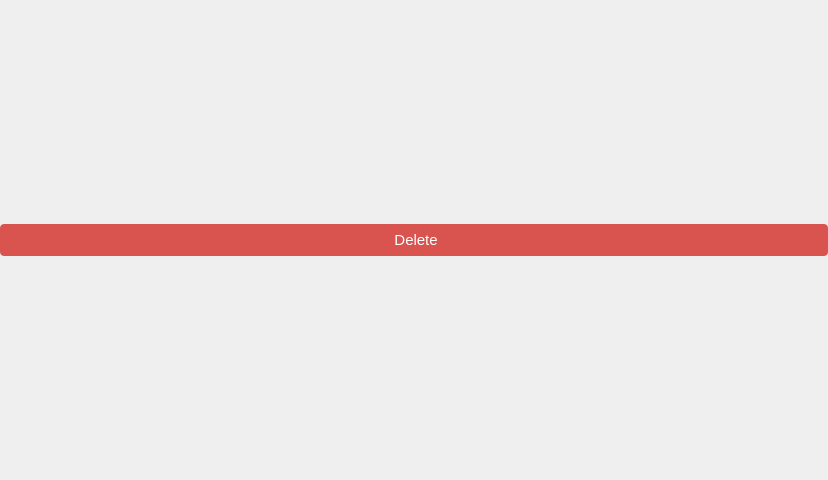
<?xml version="1.0" encoding="UTF-8"?>
<ui version="4.0">
 <class>DeleteButton</class>
 <widget class="QWidget" name="DeleteButton">
  <property name="geometry">
   <rect>
    <x>0</x>
    <y>0</y>
    <width>828</width>
    <height>480</height>
   </rect>
  </property>
  <property name="cursor">
   <cursorShape>PointingHandCursor</cursorShape>
  </property>
  <property name="windowTitle">
   <string>Form</string>
  </property>
  <layout class="QGridLayout" name="gridLayout">
   <property name="leftMargin">
    <number>0</number>
   </property>
   <property name="topMargin">
    <number>0</number>
   </property>
   <property name="rightMargin">
    <number>0</number>
   </property>
   <property name="bottomMargin">
    <number>0</number>
   </property>
   <property name="spacing">
    <number>0</number>
   </property>
   <item row="0" column="0">
    <widget class="QPushButton" name="pushButton">
     <property name="minimumSize">
      <size>
       <width>0</width>
       <height>32</height>
      </size>
     </property>
     <property name="maximumSize">
      <size>
       <width>16777215</width>
       <height>32</height>
      </size>
     </property>
     <property name="font">
      <font>
       <pointsize>11</pointsize>
       <fontweight>DemiBold</fontweight>
      </font>
     </property>
     <property name="styleSheet">
      <string notr="true">QPushButton{
color: white;
background-color: rgb(217, 83, 79);
border-radius: 4px;
}</string>
     </property>
     <property name="text">
      <string> Delete</string>
     </property>
     <property name="icon">
      <iconset resource="../resource.qrc">
       <normaloff>:/icons/res/icon/delete-bold.png</normaloff>:/icons/res/icon/delete-bold.png</iconset>
     </property>
     <property name="iconSize">
      <size>
       <width>16</width>
       <height>16</height>
      </size>
     </property>
    </widget>
   </item>
  </layout>
 </widget>
 <resources>
  <include location="../resource.qrc"/>
 </resources>
 <connections/>
</ui>
